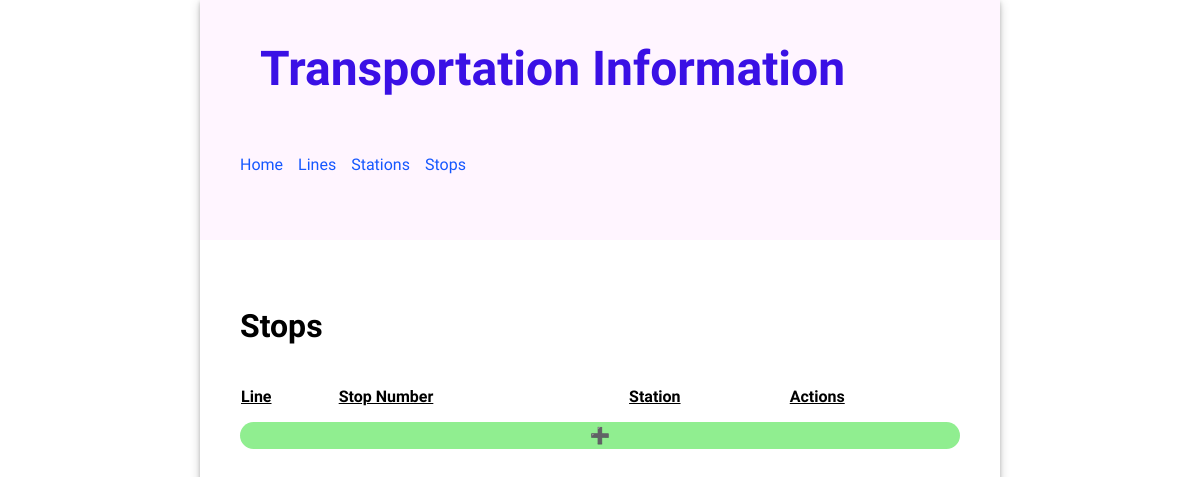
The app's page /stops/, older data.
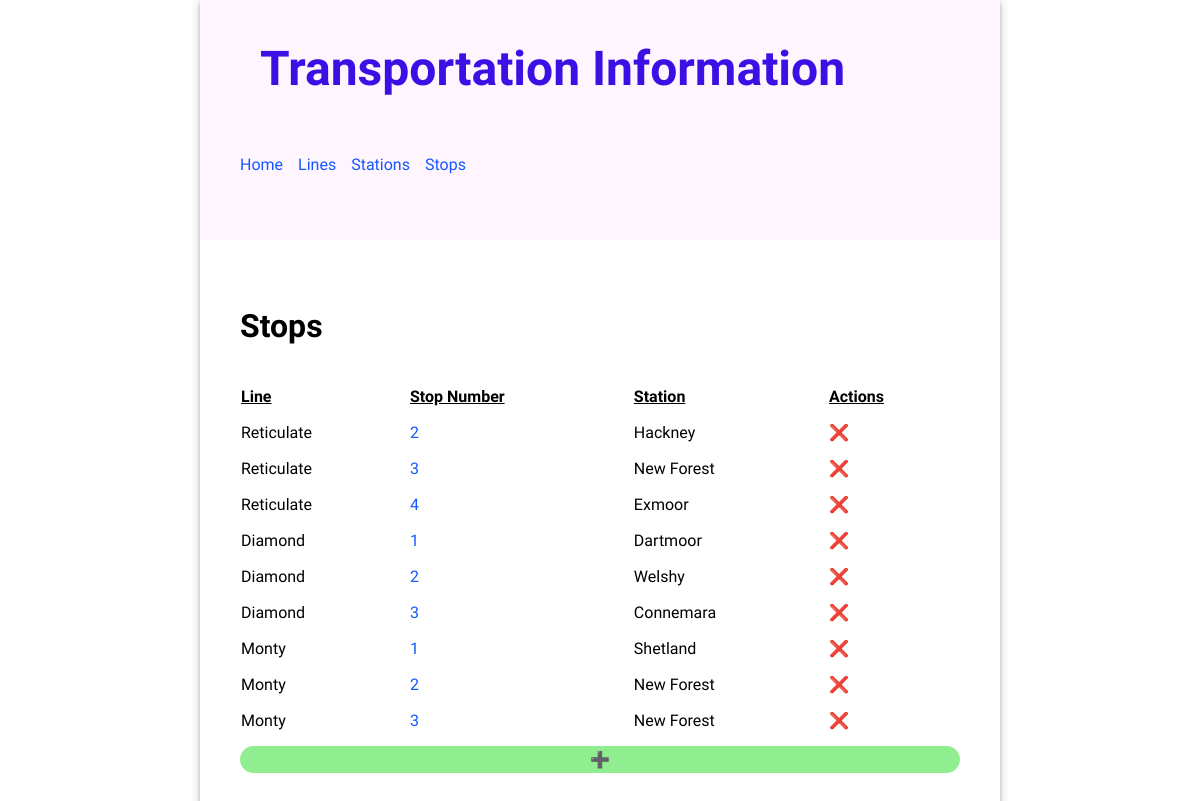
The same page, newer data.
### transport/models.py (models this page shows, shortened)
class Stop(models.Model):
    class Meta:
        unique_together = (('line', 'stop_number'))
    line = models.ForeignKey(Line, on_delete=models.CASCADE)
    station = models.ForeignKey(Station, on_delete=models.CASCADE)
    stop_number = models.PositiveIntegerField()

class Line(models.Model):
    name = models.CharField(unique=True, max_length=200)

class Station(models.Model):
  name = models.CharField(unique=True, max_length=200)
  accessible = models.BooleanField(default=False)

### transport/views.py (the view)
# urls.py: path('stops/', views.StopsView.as_view(), name="stops"),
class StopsView(ListView):
    template_name = "transport/stops.html"
    model= Stop

### transport/templates/transport/stops.html (shortened to what this page needs)
{% extends 'base.html' %}
{% load static %}
{% block content %}
  <div>
    <h2>Stops</h2>
    <table class="line-table">
      <thead>
        <tr>
          <th>Line</th>
          <th>Stop Number</th>
          <th>Station</th>
          <th>Actions</th>
        </tr>
      </thead>
      <tbody>
      {% for stop in object_list %}
        <tr>
          <td>{{ stop.line.name }}</td>
          <td><a href="{% url "update_stop" stop.id %}">{{ stop.stop_number }}</a></td>
          <td>{{ stop.station.name }}</td>
          <td><a href="{% url "delete_stop" stop.id %}" style="text-decoration: none; color: inherit;">❌</a></td>
        </tr>
      {% endfor %}
      </tbody>
    </table>
    <a href="{% url "create_stop" %}" style="display: inherit; text-align: center; border-radius: 15px; text-decoration: none; color: inherit; padding: 4px; background-color: lightgreen;">➕</a>
  </div>
{% endblock %}

Row changes from the older to the newer data that the page shows:
added Stop: line.name "Reticulate", stop_number "2", station.name "Hackney"
added Stop: line.name "Reticulate", stop_number "3", station.name "New Forest"
added Stop: line.name "Reticulate", stop_number "4", station.name "Exmoor"
added Stop: line.name "Diamond", stop_number "1", station.name "Dartmoor"
added Stop: line.name "Diamond", stop_number "2", station.name "Welshy"
added Stop: line.name "Diamond", stop_number "3", station.name "Connemara"
added Stop: line.name "Monty", stop_number "1", station.name "Shetland"
added Stop: line.name "Monty", stop_number "2", station.name "New Forest"
added Stop: line.name "Monty", stop_number "3", station.name "New Forest"
